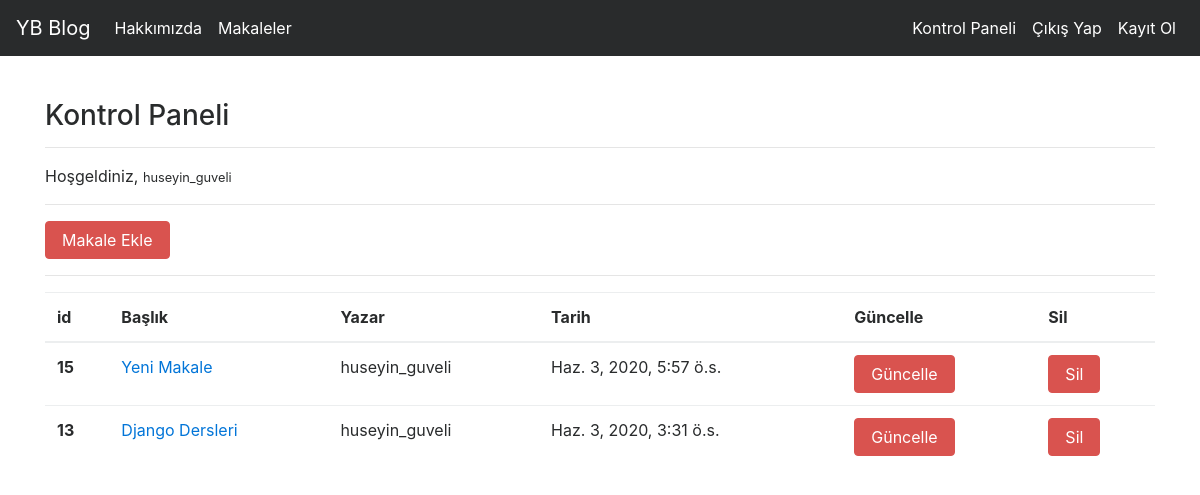
Screenshot of /articles/dashboard/ (signed in) with the database file from the repository.
### article/models.py (models this page shows, shortened)
class Article(models.Model):
    author = models.ForeignKey("auth.User" , on_delete = models.CASCADE, verbose_name='Yazar')
    title = models.CharField(max_length=50, verbose_name='Baslik')
    content = RichTextField(verbose_name='Icerik')
    created_date = models.DateTimeField(auto_now_add=True, verbose_name='Olusturulma Tarihi')
    article_image = models.FileField(blank = True, null = True, verbose_name = 'Makaleye Fotoğraf Ekleyin')
    class Meta:
        ordering = ['-created_date']

### article/views.py (the view)
# urls.py: path('dashboard/',views.dashboard, name = "dashboard"),
@login_required(login_url = "user:login")
def dashboard(request):
    articles = Article.objects.filter(author = request.user)
    context = {
        "articles" : articles
    }
    return render(request, "dashboard.html", context)

### templates/dashboard.html
{% extends 'layout.html' %} {% block body %}
<h3>Kontrol Paneli</h3>
<hr>
<p>
    Hoşgeldiniz, <small>{{request.user.username}}</small>
</p>
<hr>
<a class="btn btn-danger" href="{% url 'article:addarticle'%}">Makale Ekle</a>
<hr> {% if articles %}
<table class="table">
    <thead>
        <tr>
            <th scope="col">id</th>
            <th scope="col">Başlık</th>
            <th scope="col">Yazar</th>
            <th scope="col">Tarih</th>
            <th scope="col">Güncelle</th>
            <th scope="col">Sil</th>
        </tr>
    </thead>
    <tbody>
        {% for article in articles %}
        <tr>
            <th scope="row">{{article.id}}</th>
            <td><a href="{% url 'article:detail' article.id %}">{{article.title}}</a></td>
            <td>{{article.author.username}}</td>
            <td>{{article.created_date}}</td>
            <td><a href="{% url 'article:update' article.id %}" class="btn btn-danger">Güncelle</a></td>
            <td><a href="{% url 'article:delete' article.id %}" class="btn btn-danger">Sil</a></td>
        </tr>
        {% endfor %}
    </tbody>
</table>
{% else %}
<div class="alert alert-danger">
    Bir Makaleniz Bulunmuyor
</div>
{% endif %} {% endblock body %}

### rows the page displays
Article: id "15", title "Yeni Makale", author.username "huseyin_guveli", created_date "Haz. 3, 2020, 5:57 ö.s."
Article: id "13", title "Django Dersleri", author.username "huseyin_guveli", created_date "Haz. 3, 2020, 3:31 ö.s."

### other values shown
{{ request.user.username }} "huseyin_guveli"
